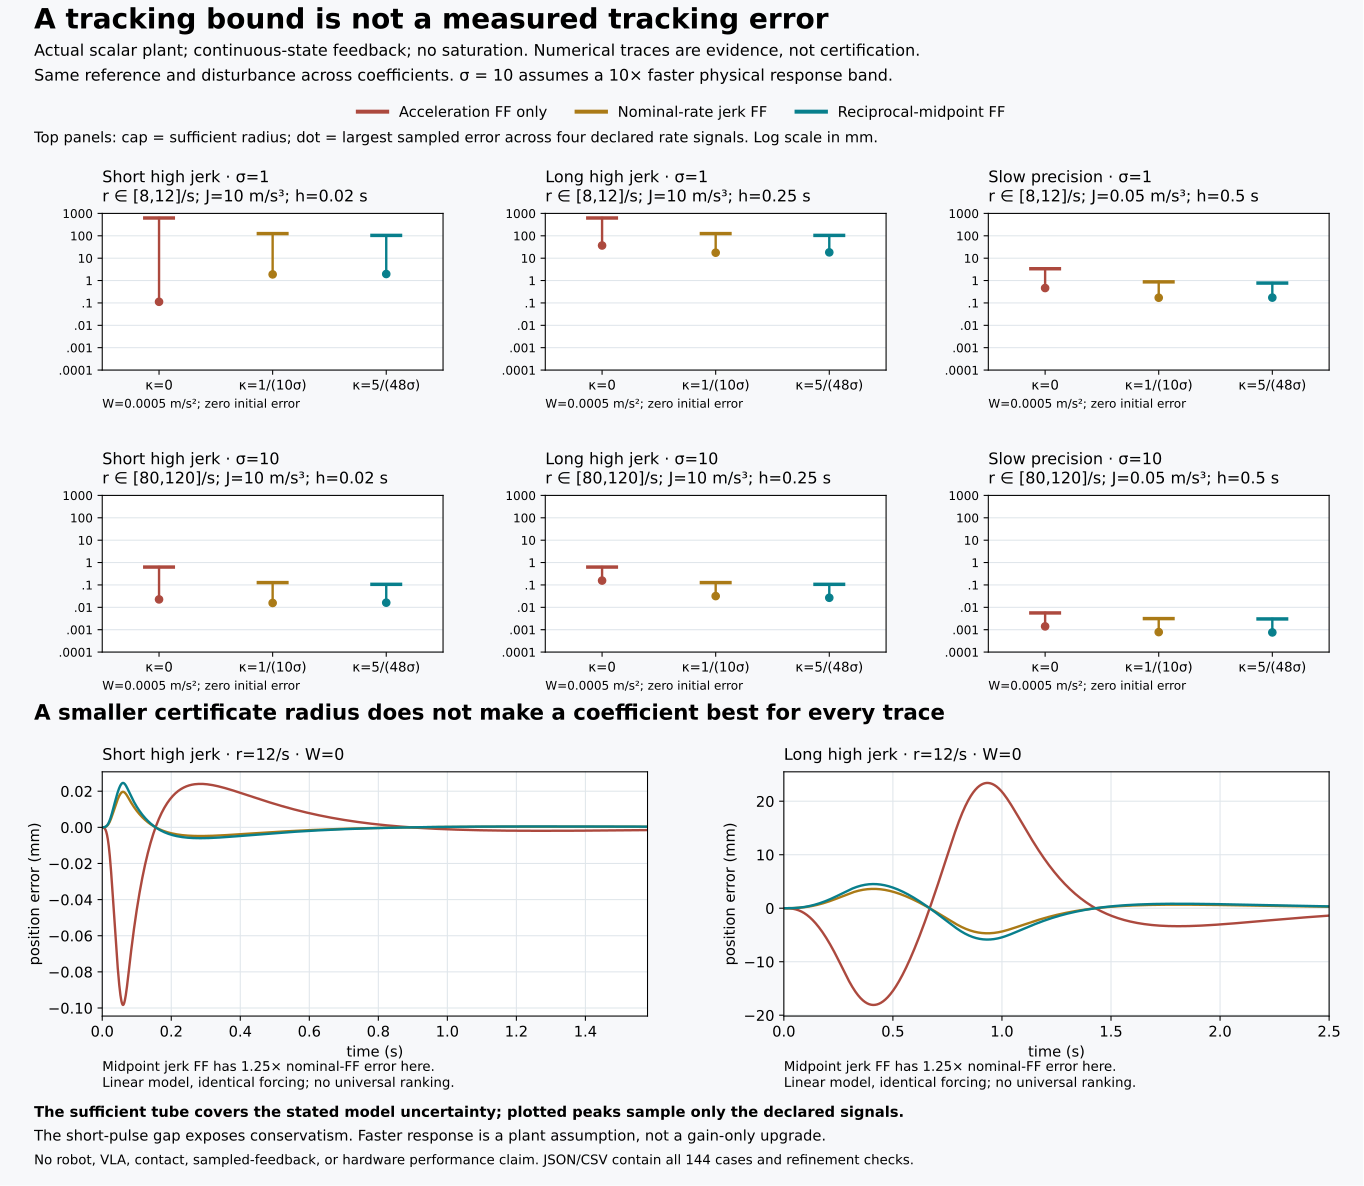

Recreate this plot in Python.
#!/usr/bin/env python3
"""Finite, deterministic actual-plant comparison. Numerical evidence only.

Run with the existing Python environment (numpy and scipy are required):
  python3 comparison.py
No software is installed. Outputs: comparison-results.json/.csv, comparison-trace.json,
comparison.svg, and comparison.pdf when the existing plot environment is available.
Use --render to regenerate the vector figure from saved numerical results.
"""
from fractions import Fraction as F
from pathlib import Path
import csv
import hashlib
import html
import json
import math
import platform
import subprocess
import sys
import numpy as np

ROOT = Path(__file__).resolve().parent
PROFILES = {
    "short_high_jerk": (F(10), F(1, 50)),
    "long_high_jerk": (F(10), F(1, 4)),
    "slow_precision": (F(1, 20), F(1, 2)),
}
COEFFICIENTS = ("zero_jerk_ff", "nominal_rate", "reciprocal_midpoint")
RATES = ("fixed_8", "fixed_10", "fixed_12", "aligned_smooth_stress")
W_VALUES = (F(0), F(1, 2000))
SIGMAS = (1, 10)
COLORS = {"zero_jerk_ff": "#ac493e", "nominal_rate": "#aa7a16", "reciprocal_midpoint": "#087f8c"}
LABELS = {"zero_jerk_ff": "Acceleration FF only", "nominal_rate": "Nominal-rate jerk FF", "reciprocal_midpoint": "Reciprocal-midpoint FF"}


def coefficient(name, sigma):
    return {"zero_jerk_ff": F(0), "nominal_rate": F(1, 10*sigma),
            "reciprocal_midpoint": F(5, 48*sigma)}[name]


def reference_segments(jerk, duration):
    t, state = F(0), (F(0), F(0), F(0))
    stages = []
    for sign in (1, -1, -1, 1):
        j = sign*jerk
        stages.append((t, duration, state, j))
        q, v, a = state
        state = (q+v*duration+a*duration**2/2+j*duration**3/6,
                 v+a*duration+j*duration**2/2, a+j*duration)
        t += duration
    assert state[1:] == (F(0), F(0))
    assert state[0] == 2*jerk*duration**3
    stages.append((t, F(4), state, F(0)))
    return stages


def rate(t, sigma, name, h):
    if name.startswith("fixed_"):
        return sigma*int(name.split("_")[1])
    return sigma*(10-2*math.tanh(4*math.cos(math.pi*t/(2*h))))


def disturbance(t, w):
    return -w*(-math.expm1(-20*t))


def integrate(profile, sigma, rate_name, w_bound, method, refined):
    from scipy.integrate import solve_ivp
    J, h = PROFILES[profile]
    kappa = coefficient(method, sigma)
    delta = max(abs(kappa-F(1, 8*sigma)), abs(kappa-F(1, 12*sigma)))
    radius = (w_bound+delta*J)/(2*sigma*sigma)
    stages = reference_segments(J, h)
    initial = np.zeros(3)
    blocks = []
    nfev = 0
    for start_f, duration_f, state_f, j_f in stages:
        start, duration, j = float(start_f), float(duration_f), float(j_f)
        q0, v0, a0 = map(float, state_f)

        def ref(t):
            s = t-start
            return q0+v0*s+a0*s*s/2+j*s**3/6, v0+a0*s+j*s*s/2, a0+j*s

        def rhs(t, physical):
            q, v_ref, a_ref = ref(t)
            ex, ev, ea = physical-np.array((q, v_ref, a_ref))
            u = a_ref-8*sigma*sigma*ex-6*sigma*ev-ea/2+float(kappa)*j
            r = rate(t, sigma, rate_name, float(h))
            w = disturbance(t, float(w_bound))
            return physical[1], physical[2], r*(u+w-physical[2])

        step = min(float(h)/4, .05/sigma)/(2 if refined else 1)
        sol = solve_ivp(rhs, (start, start+duration), initial, method="DOP853",
                        rtol=2e-11 if refined else 2e-9,
                        atol=2e-14 if refined else 2e-12,
                        max_step=step, dense_output=True)
        assert sol.success, sol.message
        # Both sides of each command switch are retained in the numerical
        # samples. The physical state is continuous; the command may jump.
        times = np.linspace(start, start+duration, 1001 if j == 0 else 251)
        physical = sol.sol(times).T
        refs = np.array([ref(t) for t in times])
        error = physical-refs
        z = np.column_stack((error[:, 0], error[:, 0]+error[:, 1]/(4*sigma),
                             error[:, 0]+error[:, 1]/(2*sigma)+error[:, 2]/(16*sigma*sigma)))
        controls = refs[:, 2]-8*sigma*sigma*error[:, 0]-6*sigma*error[:, 1]-error[:, 2]/2+float(kappa)*j
        disturbances = np.array([disturbance(t, float(w_bound)) for t in times])
        rates = np.array([rate(t, sigma, rate_name, float(h)) for t in times])
        assert np.all(rates >= 8*sigma-1e-12) and np.all(rates <= 12*sigma+1e-12)
        assert np.all(abs(disturbances) <= float(w_bound)+1e-14)
        actual_jerks = rates*(controls+disturbances-physical[:, 2])
        blocks.append({"t": times, "physical": physical, "reference": refs, "error": error,
                       "z": z, "u": controls, "effective_u": controls+disturbances,
                       "jerk": actual_jerks, "r": rates})
        initial = sol.y[:, -1]
        nfev += sol.nfev
    combined = {key: np.concatenate([b[key] for b in blocks]) for key in blocks[0]}
    e, z = combined["error"], combined["z"]
    a_ref_bound = J*h
    authority_bound = a_ref_bound+24*sigma*sigma*radius+abs(kappa)*J+w_bound
    result = {
        "profile": profile, "sigma": sigma, "rate_signal": rate_name,
        "disturbance_bound_m_s2": float(w_bound), "method": method,
        "kappa_s_exact": str(kappa), "residual_delta_s_exact": str(delta),
        "sufficient_radius_m_exact": str(radius), "sufficient_radius_m": float(radius),
        "reference_jerk_bound_m_s3": float(J), "reference_segment_duration_s": float(h),
        "motion_duration_s": float(4*h), "total_horizon_s": float(4*h+4),
        "reference_final_position_m": float(2*J*h**3),
        "measured_peak_abs_position_error_m": float(np.max(abs(e[:, 0]))),
        "measured_peak_abs_velocity_error_m_s": float(np.max(abs(e[:, 1]))),
        "measured_peak_abs_acceleration_error_m_s2": float(np.max(abs(e[:, 2]))),
        "measured_max_cube_coordinate_m": float(np.max(abs(z))),
        "final_position_error_m": float(e[-1, 0]),
        "measured_peak_nominal_command_m_s2": float(np.max(abs(combined["u"]))),
        "measured_peak_effective_target_m_s2": float(np.max(abs(combined["effective_u"]))),
        "sufficient_effective_target_bound_m_s2": float(authority_bound),
        "measured_peak_actual_jerk_m_s3": float(np.max(abs(combined["jerk"]))),
        "sample_count": len(combined["t"]), "rhs_evaluations": nfev,
    }
    # Consistency checks against the separately proposed sufficient bound.
    # Passing sampled numerical checks is not a proof of that bound.
    assert result["measured_max_cube_coordinate_m"] <= float(radius)+2e-9
    assert result["measured_peak_effective_target_m_s2"] <= float(authority_bound)+2e-9
    if rate_name == "fixed_10" and method == "nominal_rate" and w_bound == 0:
        assert result["measured_peak_abs_position_error_m"] < 1e-9
    return result, combined


def make_svg(rows, traces):
    W, H = 1420, 1235
    parts = [f'<svg xmlns="http://www.w3.org/2000/svg" width="{W}" height="{H}" viewBox="0 0 {W} {H}">',
             '<title>Tracking bounds and numerical errors under matched replanning</title>',
             '<desc>Six logarithmic panels compare a sufficient invariant radius against sampled peak error. Two plots show finite actual-plant error. Numerical trajectories do not certify robustness.</desc>',
             '<rect width="100%" height="100%" fill="#f7f8fa"/>',
             '<style>text{font-family:Arial,Helvetica,sans-serif;fill:#233140}</style>']
    def txt(x, y, s, size=13, bold=False, anchor=None):
        a = '' if anchor is None else f' text-anchor="{anchor}"'
        parts.append(f'<text x="{x}" y="{y}" font-size="{size}" font-weight="{"bold" if bold else "normal"}"{a}>{html.escape(s)}</text>')
    txt(35, 38, "A tracking bound is not a measured tracking error", 26, True)
    txt(35, 65, "Actual scalar plant; continuous-state feedback; no saturation. Numerical traces are evidence, not certification.", 15)
    txt(35, 89, "Same reference and disturbance for all coefficients. σ = 10 assumes a 10× faster physical response band.", 14)
    for x, method in zip((35, 420, 855), COEFFICIENTS):
        parts.append(f'<line x1="{x}" x2="{x+28}" y1="115" y2="115" stroke="{COLORS[method]}" stroke-width="4"/>')
        txt(x+37, 120, LABELS[method], 14)
    txt(35, 149, "Top panels: cap = sufficient radius; dot = largest sampled position error across the four declared rate signals. Log scale, mm.", 14)
    plot_min, plot_max = -4, 3
    for row_index, sigma in enumerate(SIGMAS):
        for col, profile in enumerate(PROFILES):
            x0, y0 = 28+col*466, 167+row_index*282
            parts.append(f'<rect x="{x0}" y="{y0}" width="450" height="266" rx="10" fill="white" stroke="#d6dde5"/>')
            J, h = PROFILES[profile]
            txt(x0+15, y0+24, f'{profile.replace("_", " ")} · σ={sigma}', 16, True)
            txt(x0+15, y0+44, f'r ∈ [{8*sigma}, {12*sigma}]/s; J={float(J):g} m/s³; h={float(h):g} s', 12)
            px, py, pw, ph = x0+72, y0+58, 355, 160
            def yy(value_mm):
                return py+ph*(plot_max-math.log10(max(10**plot_min, value_mm)))/(plot_max-plot_min)
            for exponent in range(plot_min, plot_max+1):
                y = yy(10**exponent)
                parts.append(f'<line x1="{px}" y1="{y:.2f}" x2="{px+pw}" y2="{y:.2f}" stroke="#e6ebef"/>')
                txt(px-8, y+4, f'{10**exponent:g}', 11, anchor="end")
            for idx, method in enumerate(COEFFICIENTS):
                chosen = [r for r in rows if r["sigma"] == sigma and r["profile"] == profile
                          and r["method"] == method and r["disturbance_bound_m_s2"] == .0005]
                measured = max(r["measured_peak_abs_position_error_m"] for r in chosen)*1000
                radius = chosen[0]["sufficient_radius_m"]*1000
                x = px+(idx+.5)*pw/3
                ym, yr = yy(measured), yy(radius)
                color = COLORS[method]
                parts.append(f'<line x1="{x}" y1="{ym:.2f}" x2="{x}" y2="{yr:.2f}" stroke="{color}" stroke-width="2"/>')
                parts.append(f'<line x1="{x-14}" y1="{yr:.2f}" x2="{x+14}" y2="{yr:.2f}" stroke="{color}" stroke-width="3"/>')
                parts.append(f'<circle cx="{x}" cy="{ym:.2f}" r="4.2" fill="{color}"/>')
                txt(x, py+ph+18, ("κ=0", "κ=1/(10σ)", "κ=5/(48σ)")[idx], 12, anchor="middle")
            txt(x0+15, y0+252, "W=0.0005 m/s²; zero initial tracking error", 12)
    txt(35, 759, "A smaller certificate radius does not make one coefficient best for every trace", 20, True)
    for col, profile in enumerate(("short_high_jerk", "long_high_jerk")):
        x0, y0 = 28+col*700, 779
        parts.append(f'<rect x="{x0}" y="{y0}" width="684" height="326" rx="10" fill="white" stroke="#d6dde5"/>')
        txt(x0+15, y0+25, f'{profile.replace("_", " ")} · fixed r=12/s · W=0', 16, True)
        selected = [(m, traces[f'{profile}|1|fixed_12|0|{m}']) for m in COEFFICIENTS]
        horizon = float(4*PROFILES[profile][1])+1.5
        peak = max(abs(p[1])*1000 for _, data in selected for p in data if p[0] <= horizon)
        bound = max(1e-6, peak*1.1)
        px, py, pw, ph = x0+76, y0+50, 585, 205
        def point(t, e):
            return px+pw*t/horizon, py+ph*(bound-e*1000)/(2*bound)
        for tick in (-1, -.5, 0, .5, 1):
            y = point(0, tick*bound/1000)[1]
            parts.append(f'<line x1="{px}" y1="{y:.2f}" x2="{px+pw}" y2="{y:.2f}" stroke="#e6ebef"/>')
            txt(px-8, y+4, f'{tick*bound:.3g}', 11, anchor="end")
        for tick in range(5):
            t = horizon*tick/4
            x = point(t, 0)[0]
            txt(x, py+ph+18, f'{t:.2f}', 11, anchor="middle")
        for method, data in selected:
            points = ' '.join(f'{x:.2f},{y:.2f}' for t, e in data if t <= horizon for x, y in [point(t, e)])
            parts.append(f'<polyline points="{points}" fill="none" stroke="{COLORS[method]}" stroke-width="2.2"/>')
        txt(px-50, py-8, "error (mm)", 11)
        txt(px+pw/2, py+ph+35, "time (s)", 12, anchor="middle")
        txt(x0+15, y0+313, "Here midpoint jerk FF has 1.25× nominal-FF error (linear model, same forcing).", 12)
    txt(35, 1141, "Sufficient tubes cover every admitted rate and disturbance in the theorem; plotted errors sample four chosen rate signals.", 14, True)
    txt(35, 1167, "The large short-pulse gap exposes conservatism. σ=10 changes the assumed plant; it is not a gain-only upgrade.", 14)
    txt(35, 1193, "No robot, VLA, flexible/contact, sampled-feedback, or hardware performance claim. See JSON/CSV for all 144 runs and refinement checks.", 13)
    parts.append('</svg>')
    return '\n'.join(parts)+'\n'


def main():
    import scipy
    rows, traces, animation = [], {}, {}
    for profile in PROFILES:
        for sigma in SIGMAS:
            for rate_name in RATES:
                for w in W_VALUES:
                    for method in COEFFICIENTS:
                        coarse, coarse_data = integrate(profile, sigma, rate_name, w, method, False)
                        fine, fine_data = integrate(profile, sigma, rate_name, w, method, True)
                        difference = np.max(abs(coarse_data["physical"]-fine_data["physical"]), axis=0)
                        assert difference[0] < 1e-8 and difference[1] < 1e-7 and difference[2] < 1e-6, difference
                        fine["refinement_max_position_difference_m"] = float(difference[0])
                        fine["refinement_max_velocity_difference_m_s"] = float(difference[1])
                        fine["refinement_max_acceleration_difference_m_s2"] = float(difference[2])
                        fine["refinement_peak_position_error_difference_m"] = abs(fine["measured_peak_abs_position_error_m"]-coarse["measured_peak_abs_position_error_m"])
                        rows.append(fine)
                        if sigma == 1 and rate_name == "fixed_12" and w == 0 and profile != "slow_precision":
                            key = f'{profile}|{sigma}|{rate_name}|{w}|{method}'
                            traces[key] = [[float(t), float(e)] for t, e in zip(fine_data["t"], fine_data["error"][:, 0])]
                        if sigma == 10 and rate_name == "aligned_smooth_stress" and w == F(1, 2000) and profile == "short_high_jerk":
                            motion_end = float(4*PROFILES[profile][1])
                            sample_times = np.unique(np.concatenate((np.linspace(0, motion_end, 81),
                                np.linspace(motion_end, motion_end+.2, 61),
                                np.linspace(motion_end+.2, fine["total_horizon_s"], 61))))
                            q = np.interp(sample_times, fine_data["t"], fine_data["reference"][:, 0])
                            x = np.interp(sample_times, fine_data["t"], fine_data["physical"][:, 0])
                            animation[method] = {"metrics": fine, "samples": [
                                {"t_s": float(t), "q_m": float(qi), "x_m": float(xi),
                                 "error_m": float(xi-qi), "R_m": fine["sufficient_radius_m"]}
                                for t, qi, xi in zip(sample_times, q, x)]}
            print(f'{profile}, sigma={sigma}: completed 24 paired integrations', flush=True)
    assert len(rows) == 144
    # The fixed-r=12, zero-disturbance linear error system scales exactly with
    # residual forcing. This checks the objective-specific comparison numerically.
    for profile in ("short_high_jerk", "long_high_jerk"):
        a = np.array(traces[f'{profile}|1|fixed_12|0|nominal_rate'])[:, 1]
        b = np.array(traces[f'{profile}|1|fixed_12|0|reciprocal_midpoint'])[:, 1]
        assert np.max(abs(b-1.25*a)) < 1e-9
    report = {
        "scope": "Deterministic numerical actual-plant comparison; no empirical certification or physical hardware claim.",
        "source_sha256": hashlib.sha256(Path(__file__).read_bytes()).hexdigest(),
        "runtime": {"python": platform.python_version(), "numpy": np.__version__, "scipy": scipy.__version__},
        "units": "SI in data; millimetres on figure.",
        "plant": "x'=v, v'=a, a'=r(t)(u+w-a). Continuous-state feedback; no saturation, delay, sensor error, friction or flexible modes.",
        "controller": "u=q''-8*sigma^2*(x-q)-6*sigma*(v-q')-(a-q'')/2+kappa*j.",
        "sigma_contract": "sigma=1 and 10 are different plant families: r in [8*sigma,12*sigma]. They use identical physical reference histories.",
        "reference": "Exact-rational initial reference state (0,0,0); four analytic constant-jerk segments [+J,-J,-J,+J], each of duration h, then 4 s constant hold. Position, velocity and acceleration match at boundaries; jerk may jump.",
        "profiles": {p: {"J_m_s3_exact": str(j), "h_s_exact": str(h), "final_position_m_exact": str(2*j*h**3)} for p, (j,h) in PROFILES.items()},
        "rate_signals": {"fixed": [8,10,12], "aligned_smooth_stress": "sigma*(10-2*tanh(4*cos(pi*t/(2*h))))", "stress_scope": "Smooth, bounded, hand-chosen to bias residual over signed jerk segments; not a proven worst-case adversary. No rate-of-change bound is assumed."},
        "disturbance": "w(t)=-W*(1-exp(-20*t)); W in {0,0.0005} m/s^2; smooth, |w|<=W. Same signal for each coefficient.",
        "sufficient_radius": "(W+delta*J)/(2*sigma^2), delta=max(|kappa-1/(8*sigma)|,|kappa-1/(12*sigma)|). Initial tracking error is zero.",
        "authority": "The reported sufficient target bound is max|q''|+24*sigma^2*R+|kappa|J+W. It is not an actuator model or calibrated limit.",
        "integration": {"method": "DOP853, separate solve per jerk segment", "coarse_rtol": 2e-9, "coarse_atol": 2e-12, "fine_rtol": 2e-11, "fine_atol": 2e-14, "coarse_max_step_s": "min(h/4,0.05/sigma)", "fine_max_step_s": "half coarse", "samples": "251 per nonzero-jerk segment; 1001 during terminal hold; both sides of switches retained", "limits": "Sampled maxima and numerical refinement cannot certify all continuous times or all possible uncertainties."},
        "run_count": len(rows), "paired_integrations": 2*len(rows),
        "max_refinement_position_difference_m": max(r["refinement_max_position_difference_m"] for r in rows),
        "validation": ["Exact rational reference splice continuity and terminal rest", "Sampled rate and disturbance envelopes", "Refined sampled trajectory comparisons", "Known-rate exact-tracking numerical witness", "Fixed-r=12 residual scaling numerical check", "Sampled compatibility with separately stated sufficient bounds"],
        "rows": rows,
        "figure_trace_data": traces,
    }
    (ROOT/"comparison-results.json").write_text(json.dumps(report, indent=2)+'\n')
    (ROOT/"comparison-trace.json").write_text(json.dumps({
        "scope": "Illustrative numerical trajectory, not a physical measurement or certified numerical enclosure.",
        "sigma": 10, "actual_rate_band_per_s": [80,120],
        "reference": "Four matched 20 ms segments with jerk [10,-10,-10,10] m/s^3; initial q=q'=q''=0; final constant reference 0.00016 m.",
        "rate_signal": "10*(10-2*tanh(4*cos(pi*t/0.04))) per second; hand-chosen smooth stress, not an optimal adversary.",
        "disturbance": "-0.0005*(1-exp(-20*t)) m/s^2.",
        "controller": report["controller"], "units": "SI; R is a sufficient position-error radius, not measured error.",
        "sampling": "201 times concentrated around the 80 ms reference motion; linearly interpolated from dense numerical output samples. Use analytical reference for exact animation geometry.",
        "methods": animation}, indent=2)+'\n')
    with (ROOT/"comparison-results.csv").open('w', newline='') as f:
        writer = csv.DictWriter(f, fieldnames=list(rows[0]))
        writer.writeheader()
        writer.writerows(rows)
    (ROOT/"comparison.svg").write_text(make_svg(rows, traces))
    plot_python = ROOT.parents[2]/".tools"/"travel-plot-python"/"bin"/"python"
    if plot_python.exists():
        subprocess.run([str(plot_python), str(Path(__file__).resolve()), "--render"], check=True)
    print(f'144 cases; 288 integrations; max position refinement difference {report["max_refinement_position_difference_m"]:.3g} m')


def render_matplotlib():
    """Render the same vector figure to SVG and PDF without importing scipy."""
    import matplotlib
    matplotlib.use("Agg")
    import matplotlib.pyplot as plt
    from matplotlib.lines import Line2D
    report = json.loads((ROOT/"comparison-results.json").read_text())
    rows, traces = report["rows"], report["figure_trace_data"]
    plt.rcParams.update({"font.family": "DejaVu Sans", "font.size": 11,
                         "axes.titlesize": 12, "svg.hashsalt": "tracking-replans-v1"})
    fig = plt.figure(figsize=(14.2, 12.35), facecolor="#f7f8fa")
    fig.text(.025, .976, "A tracking bound is not a measured tracking error", fontsize=21, weight="bold")
    fig.text(.025, .953, "Actual scalar plant; continuous-state feedback; no saturation. Numerical traces are evidence, not certification.", fontsize=12)
    fig.text(.025, .932, "Same reference and disturbance across coefficients. σ = 10 assumes a 10× faster physical response band.", fontsize=12)
    handles = [Line2D([0],[0], color=COLORS[m], lw=3, label=LABELS[m]) for m in COEFFICIENTS]
    fig.legend(handles=handles, loc="upper center", bbox_to_anchor=(.5,.922), ncol=3, frameon=False)
    fig.text(.025, .880, "Top panels: cap = sufficient radius; dot = largest sampled error across four declared rate signals. Log scale in mm.", fontsize=11)
    gs = fig.add_gridspec(2,3,left=.075,right=.975,top=.820,bottom=.450,hspace=.80,wspace=.30)
    names = {"short_high_jerk":"Short high jerk", "long_high_jerk":"Long high jerk", "slow_precision":"Slow precision"}
    for row_index, sigma in enumerate(SIGMAS):
        for col, profile in enumerate(PROFILES):
            ax = fig.add_subplot(gs[row_index,col])
            J, h = PROFILES[profile]
            ax.set_title(f'{names[profile]} · σ={sigma}\nr ∈ [{8*sigma},{12*sigma}]/s; J={float(J):g} m/s³; h={float(h):g} s', loc="left", pad=9)
            ax.set_yscale('log')
            ax.set_ylim(1e-4,1e3)
            ax.set_yticks([10.**i for i in range(-4,4)])
            ax.set_yticklabels(['.0001','.001','.01','.1','1','10','100','1000'], fontsize=9)
            ax.grid(axis='y', color='#e0e6eb')
            ax.set_xlim(-.5,2.5)
            ax.set_xticks([0,1,2])
            ax.set_xticklabels(['κ=0','κ=1/(10σ)','κ=5/(48σ)'],fontsize=10)
            for idx, method in enumerate(COEFFICIENTS):
                chosen = [r for r in rows if r['sigma']==sigma and r['profile']==profile and r['method']==method and r['disturbance_bound_m_s2']==.0005]
                measured = max(r['measured_peak_abs_position_error_m'] for r in chosen)*1000
                radius = chosen[0]['sufficient_radius_m']*1000
                ax.plot([idx,idx],[measured,radius],color=COLORS[method],lw=1.8)
                ax.plot(idx,radius,marker='_',markersize=24,markeredgewidth=2.6,color=COLORS[method])
                ax.plot(idx,measured,marker='o',markersize=5.5,color=COLORS[method])
            ax.text(0,-.24,'W=0.0005 m/s²; zero initial error',transform=ax.transAxes,fontsize=9)
    fig.text(.025,.393,'A smaller certificate radius does not make a coefficient best for every trace',fontsize=16,weight='bold')
    gs2=fig.add_gridspec(1,2,left=.075,right=.975,top=.349,bottom=.143,wspace=.25)
    for col,profile in enumerate(('short_high_jerk','long_high_jerk')):
        ax=fig.add_subplot(gs2[0,col])
        horizon=float(4*PROFILES[profile][1])+1.5
        for method in COEFFICIENTS:
            data=np.array(traces[f'{profile}|1|fixed_12|0|{method}'])
            chosen=data[:,0]<=horizon
            ax.plot(data[chosen,0],1000*data[chosen,1],color=COLORS[method],lw=1.8)
        ax.set_title(f'{names[profile]} · r=12/s · W=0',loc='left',pad=9)
        ax.set_xlabel('time (s)')
        ax.set_ylabel('position error (mm)')
        ax.set_xlim(0,horizon)
        ax.grid(color='#e0e6eb')
        ax.text(0,-.29,'Midpoint jerk FF has 1.25× nominal-FF error here.\nLinear model, identical forcing; no universal ranking.',transform=ax.transAxes,fontsize=10)
    fig.text(.025,.058,'The sufficient tube covers the stated model uncertainty; plotted peaks sample only the declared signals.',fontsize=11,weight='bold')
    fig.text(.025,.038,'The short-pulse gap exposes conservatism. Faster response is a plant assumption, not a gain-only upgrade.',fontsize=11)
    fig.text(.025,.018,'No robot, VLA, contact, sampled-feedback, or hardware performance claim. JSON/CSV contain all 144 cases and refinement checks.',fontsize=10)
    fig.savefig(ROOT/'comparison.svg', metadata={'Date':None})
    fig.savefig(ROOT/'comparison.pdf', metadata={'CreationDate':None,'ModDate':None,'Title':'Tracking bounds and numerical errors under matched replanning'})
    plt.close(fig)
    # A layout-only render may follow the numerical run. Preserve both revisions;
    # do not imply that new integrations ran when only presentation changed.
    report.setdefault("numerical_execution_source_sha256", report["source_sha256"])
    report["source_sha256"] = hashlib.sha256(Path(__file__).read_bytes()).hexdigest()
    report["render_provenance"] = {
        "matplotlib": matplotlib.__version__,
        "scope": "Final script hash above; numerical execution revision retained separately. Since that run, only documentation, layout, and result-summary/render metadata changed. Numerical model, integration, validation and trace extraction did not change."
    }
    report["selected_comparison"] = {
        "selection": "For each listed profile, sigma and coefficient, maximum sampled position error across the four declared rate signals with W=0.0005 m/s^2. Same reference, initial error and disturbance for each coefficient; no optimal-adversary claim.",
        "rows": [
            {"profile": profile, "sigma": sigma, "method": method,
             "largest_sampled_error_across_four_rates_m": max(r["measured_peak_abs_position_error_m"] for r in rows if r["profile"] == profile and r["sigma"] == sigma and r["method"] == method and r["disturbance_bound_m_s2"] == .0005),
             "sufficient_radius_m": next(r["sufficient_radius_m"] for r in rows if r["profile"] == profile and r["sigma"] == sigma and r["method"] == method and r["disturbance_bound_m_s2"] == .0005)}
            for profile, sigma in (("short_high_jerk", 1), ("long_high_jerk", 10))
            for method in COEFFICIENTS]
    }
    (ROOT/"comparison-results.json").write_text(json.dumps(report, indent=2)+'\n')
    print(f'Vector SVG/PDF rendered with matplotlib {matplotlib.__version__}',flush=True)


if __name__ == "__main__":
    render_matplotlib() if '--render' in sys.argv else main()
